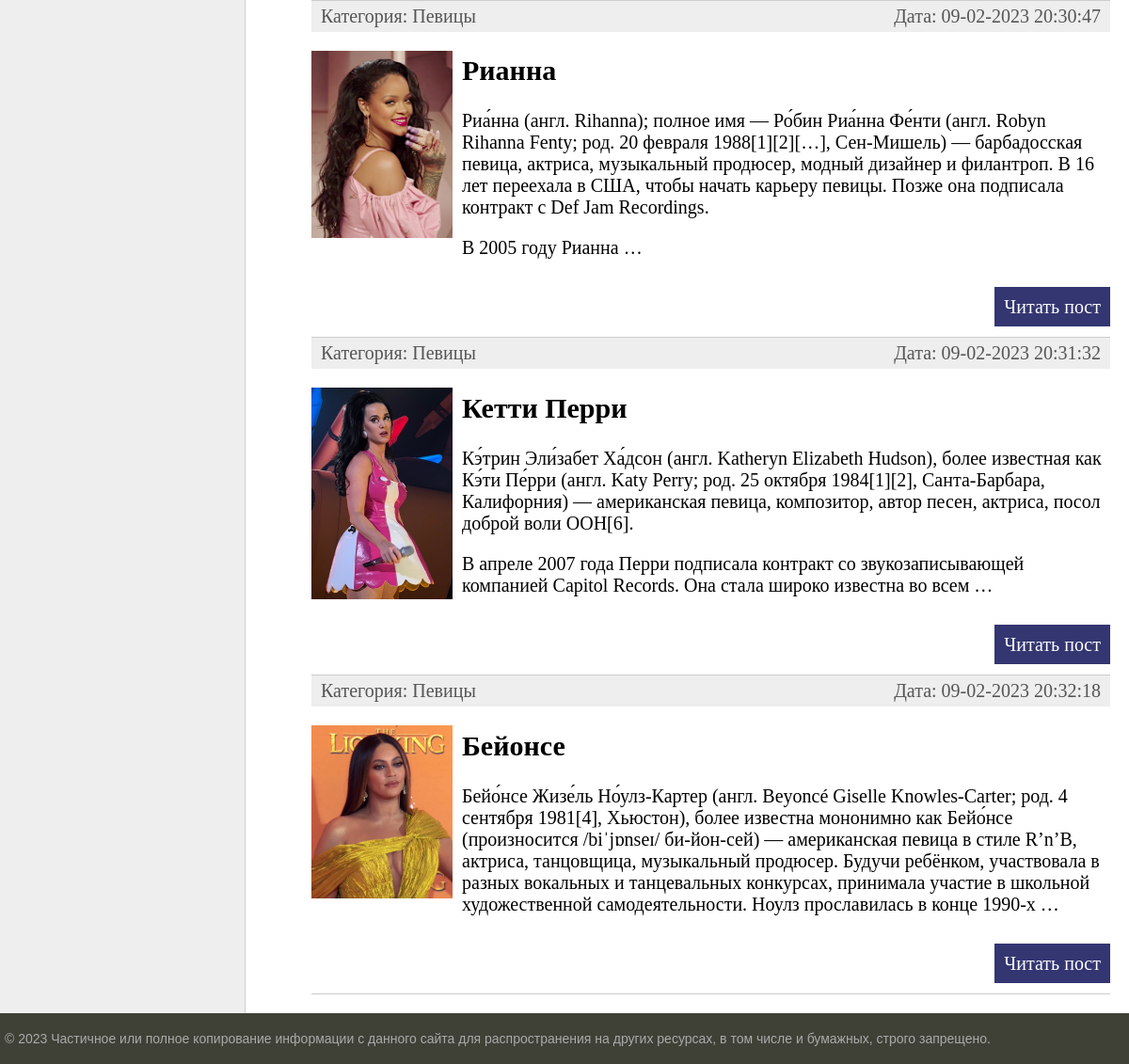
The app's page /category/pevicy/ (lower part), older data.
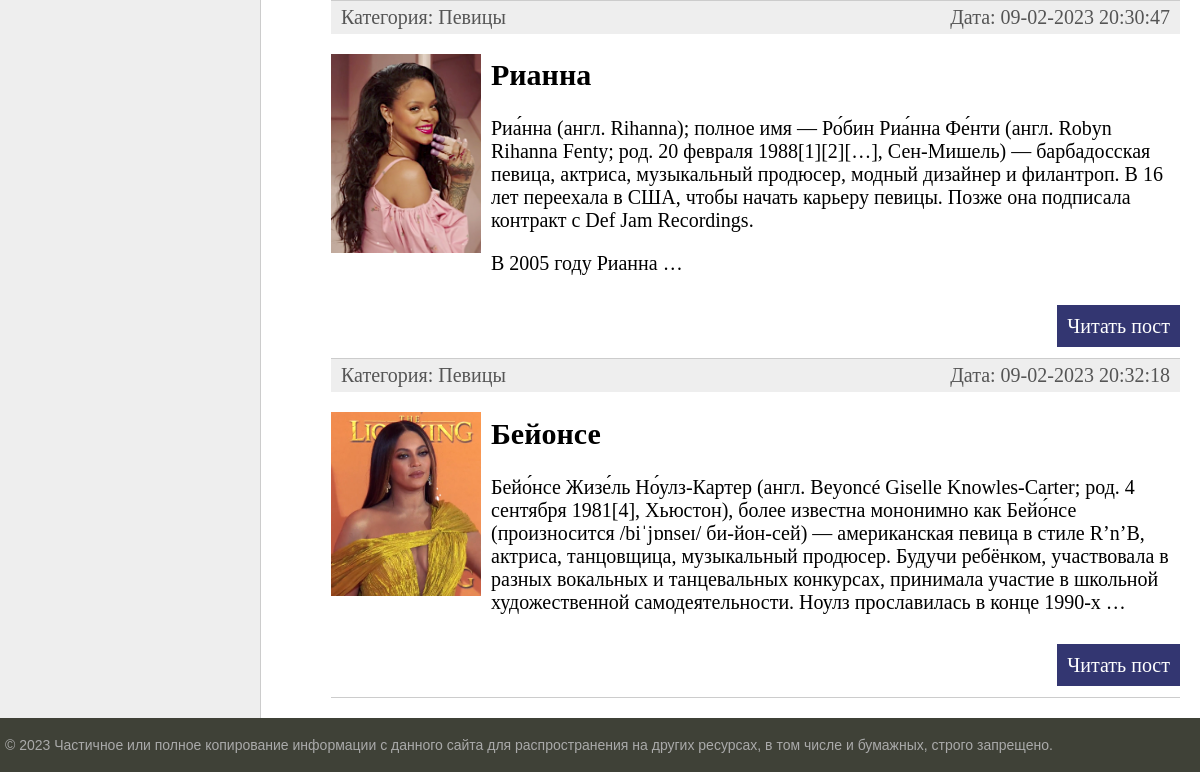
The same page, newer data.
### main/models.py (models this page shows, shortened)
class Main(models.Model):
    title = models.CharField(max_length=255, verbose_name='Заголовок')
    slug = models.SlugField(max_length=255, unique=True,
                            db_index=True, verbose_name="URL")
    content = models.TextField(blank=True, verbose_name='Текст статьи')
    photo = models.ImageField(
        upload_to="photos/%Y/%m/%d/", verbose_name='Фото')
    time_create = models.DateTimeField(
        auto_now_add=True, verbose_name='Время создания')
    time_update = models.DateTimeField(
        auto_now=True, verbose_name='Время изменения')
    is_published = models.BooleanField(default=True, verbose_name='Публикация')
    cat = models.ForeignKey(
        'Category', on_delete=models.PROTECT, verbose_name='Категория')
    def get_absolute_url(self):
        return reverse("post", kwargs={"post_slug": self.slug})
    class Meta:
        verbose_name = 'Главная страница'
        verbose_name_plural = 'Главная страница'
        ordering = ['id',]

class Category(models.Model):
    name = models.CharField(
        max_length=100, db_index=True, verbose_name='Категория')
    slug = models.SlugField(max_length=255, unique=True,
                            db_index=True, verbose_name="URL")
    def __str__(self) -> str:
        return self.name
    def get_absolute_url(self):
        return reverse("category", kwargs={"cat_slug": self.slug})
    class Meta:
        verbose_name = 'Категория'
        verbose_name_plural = 'Категории'
        ordering = ['id']

### main/views.py (the view)
# urls.py: path('category/<slug:cat_slug>/', MainCategory.as_view(), name='category'),
class MainCategory(DataMixin, ListView):
    model = Main
    template_name = 'main/index.html'
    context_object_name = 'posts'
    allow_empty = False
    def get_queryset(self):
        return Main.objects.filter(cat__slug=self.kwargs['cat_slug'],
                                   is_published=True).select_related('cat')
    def get_context_data(self, *, object_list=None, **kwargs):
        context = super().get_context_data(**kwargs)
        c = Category.objects.get(slug=self.kwargs['cat_slug'])
        c_def = self.get_user_context(
            title='Категория - ' + str(c.name), cat_selected=c.pk)
        return dict(list(context.items()) + list(c_def.items()))

### main/utils.py (called while the page is built)
    def get_user_context(self, **kwargs):
        context = kwargs
        cats = cache.get('cats')
        if not cats:
            cats = Category.objects.annotate(Count('main'))
            cache.set('cats', cats, 60)
        user_menu = menu.copy()
        if not self.request.user.is_authenticated:  # type: ignore
            user_menu.pop(1)
        context['menu'] = user_menu
        context['cats'] = cats
        if 'cat_selected' not in context:
            context['cat_selected'] = 0
        return context

### main/templates/main/index.html (shortened to what this page needs)
{% extends 'main/base.html' %} {% block content %}
<ul class="list-articles">
  {% for p in posts %}
  <li>
    <div class="article-panel">
      <p class="first">Категория: {{p.cat}}</p>
      <p class="last">Дата: {{p.time_update|date:"d-m-Y H:i:s"}}</p>
    </div>
    {% if p.photo %}
    <p><img class="img-article-left thumb" src="{{p.photo.url}}" /></p>
    {% endif %}
    <h2>{{p.title}}</h2>
    {% autoescape on %} {{p.content|linebreaks|truncatewords:50}}
    {%endautoescape %}
    <p class="link-read-post">
      <a href="{{ p.get_absolute_url }}">Читать пост</a>
    </p>
  </li>
  {% endfor %}
</ul>
{% endblock %}

Row changes from the older to the newer data that the page shows:
no longer on this page (row edited): Main: cat "Певицы", time_update "09-02-2023 20:31:32", photo (picture), title "Кетти Перри", content "Кэ́трин Эли́забет Ха́дсон (англ. Katheryn Elizabeth Hudson), более известная как Кэ́ти Пе́рри (англ. Katy Perry; род. 25 октября 1984[1][2], Санта-Барбара, Калифорния) — американская певица, композитор, автор песен, актриса, посол доброй воли ООН[6]. В апреле 2007 года Перри подписала контракт со звукозаписывающей компанией Capitol Records. Она стала широко известна во всем …"
